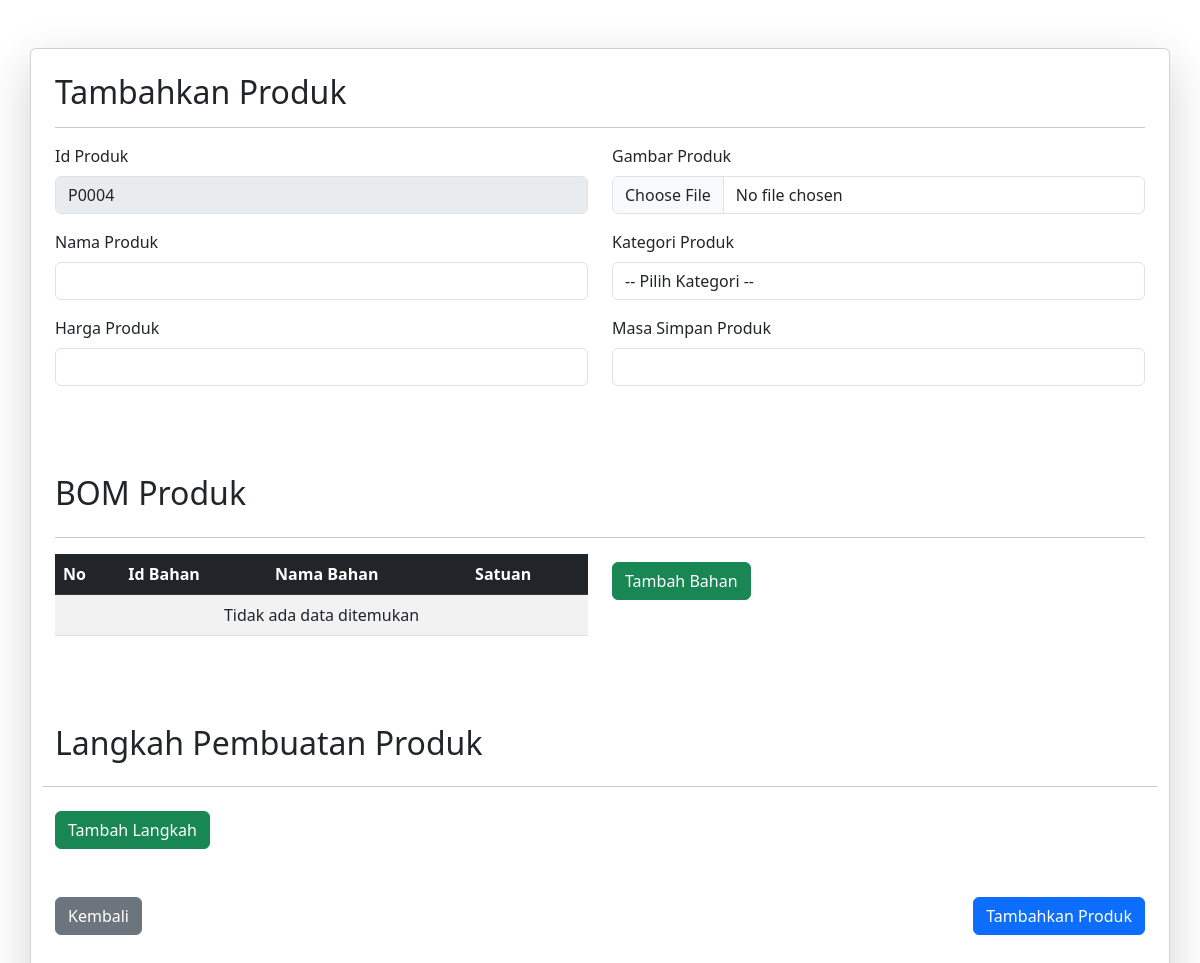
Page /Admin/product-add.php on the earlier database version.
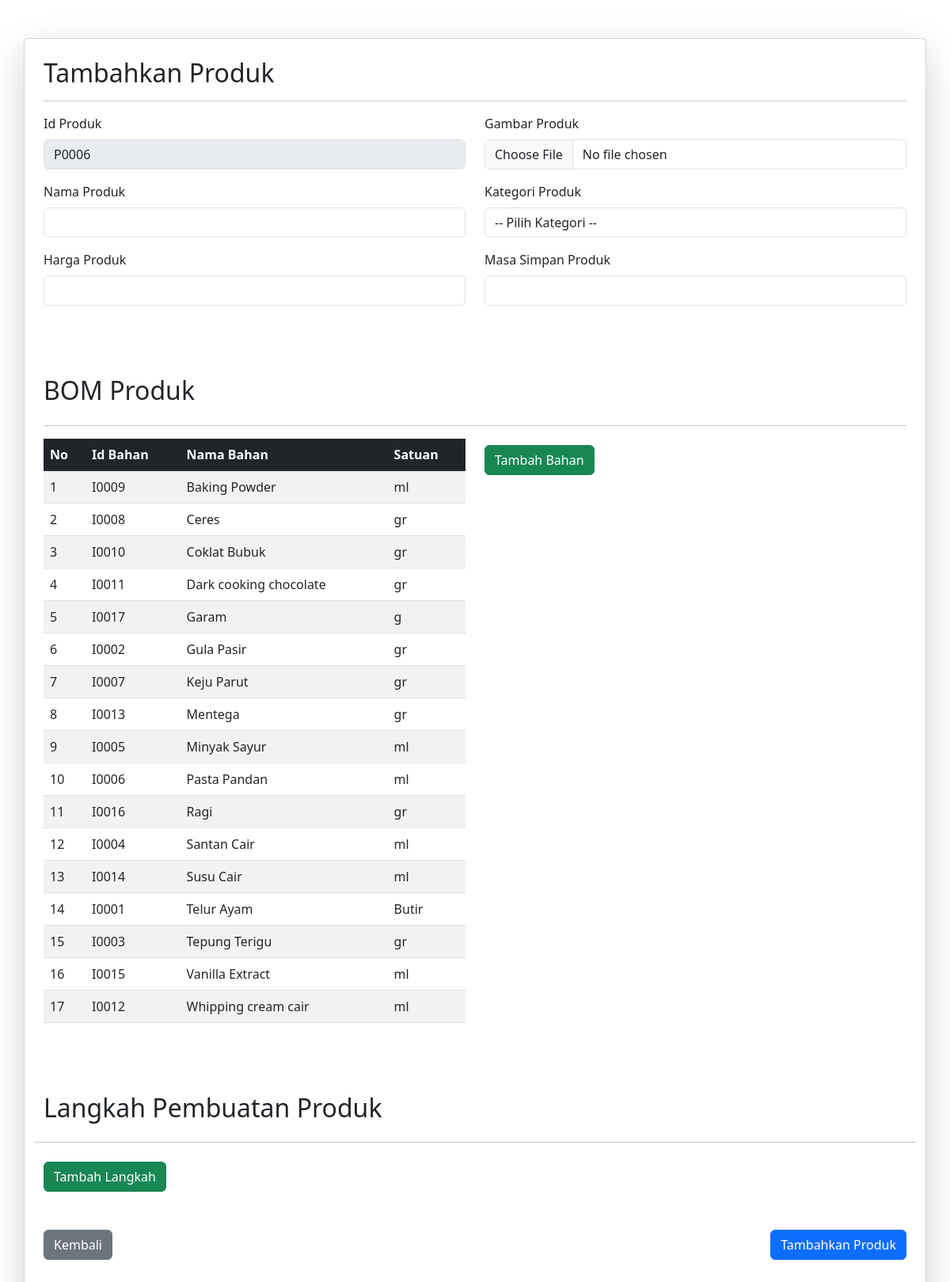
Same page on the later database version.
### config.php (called while the page is built, shortened)
<?php
    $host = "localhost";
    $user = "root";
    $pass = "";
    $db = "breadone";
    $conn = mysqli_connect($host, $user, $pass, $db);
    function query($query) {
        global $conn;
        $result = mysqli_query($conn, $query);
        $rows = [];
        while ($row = mysqli_fetch_assoc($result)) {
            $rows[] = $row;
        }
        return $rows;
    }
?>

### Admin/product-add.php (the view, shortened to what this page needs)
<?php
include "../config.php";
$ingredient = query("SELECT * FROM `bo-ingredient` ORDER BY name_ingredient ASC");
$id_product = mysqli_query($conn, "SELECT id_product FROM `bo-product` ORDER BY id_product DESC LIMIT 1");
$data = mysqli_fetch_assoc($id_product);
if ($data && isset($data['id_product'])) {
    $num = substr($data['id_product'], 1, 4);
    $add = (int) $num + 1;
} else {
    $add = 1;
}
$format = "P" . str_pad($add, 4, "0", STR_PAD_LEFT);
?>
<!DOCTYPE html>
<html lang="en">
<head>
    <link href="https://cdn.jsdelivr.net/npm/bootstrap@5.3.0/dist/css/bootstrap.min.css" rel="stylesheet">
</head>
<body>
    <div class="container mt-5 mb-5 p-0">
        <div class="row justify-content-center">
            <div class="col-md-15">
                <div class="card shadow-lg p-4">
                    <h2 class="text-left mb-0">Tambahkan Produk</h2>
                    <hr>
                    <form class="mb-5" action="" method="POST" enctype="multipart/form-data">
                        <div class="row">
                            <div class="col-md-6">
                                <div class="mb-3">
                                    <label for="id_product" class="form-label">Id Produk</label>
                                    <input type="text" class="form-control" value="<?= $format; ?>" disabled>
                                </div>
                                <div class="mb-3">
                                    <label for="name_product" class="form-label">Nama Produk</label>
                                    <input type="text" class="form-control" name="name_product" id="name_product"
                                        required>
                                </div>
                                <div class="mb-3">
                                    <label for="price_product" class="form-label">Harga Produk</label>
                                    <input type="text" class="form-control" name="price_product" id="price_product"
                                        required>
                                </div>
                            </div>
                            <div class="col-md-6">
                                <div class="mb-3">
                                    <label for="image_product" class="form-label">Gambar Produk</label>
                                    <input type="file" class="form-control" name="image_product" id="image_product"
                                        required>
                                </div>
                                <div class="mb-3">
                                    <label for="id_category" class="form-label">Kategori Produk</label>
                                    <select class="form-control" name="id_category" id="id_category" required>
                                        <option value="">-- Pilih Kategori --</option>
                                    </select>
                                </div>
                                <div class="mb-3">
                                    <label for="price_product" class="form-label">Masa Simpan Produk</label>
                                    <input type="text" class="form-control" name="life_product" id="price_product"
                                        required>
                                </div>
                            </div>
                        </div>
                        <br>
                        <br>
                        <br>
                        <h2 class="text-left mb-4">BOM Produk</h2>
                        <hr>
                        <div class="row">
                            <div class="col">
                                <div class="table-container">
                                    <div class="table-responsive">
                                        <table class="table table-hover table-striped align-middle">
                                            <thead class="table-dark">
                                                <tr>
                                                    <th>No</th>
                                                    <th>Id Bahan</th>
                                                    <th>Nama Bahan</th>
                                                    <th>Satuan</th>
                                                </tr>
                                            </thead>
                                            <tbody>
                                                <?php
                                                if (!empty($ingredient)) {
                                                    $no = 1;
                                                    foreach ($ingredient as $row) {
                                                        echo "
                                                            <tr>
                                                                <td>{$no}</td>
                                                                <td>{$row['id_ingredient']}</td>
                                                                <td>{$row['name_ingredient']}</td>
                                                                <td>{$row['unit_ingredient']}</td>
                                                            </tr>
                                                            ";
                                                        $no++;
                                                    }
                                                } else {
                                                    echo "
                                                        <tr>
                                                            <td colspan='7' class='text-center'>Tidak ada data ditemukan</td>
                                                        </tr>
                                                        ";
                                                }
                                                ?>
                                            </tbody>
                                        </table>
                                    </div>
                                </div>
                            </div>
                            <div class="col">
                                <button type="button" class="btn btn-success mt-2" onclick="addIngredientField()">Tambah
                                    Bahan</button>
                            </div>
                        </div>
                        <br>
                        <br>
                        <br>
                        <div class="row">
                            <h2 class="text-left mb-4">Langkah Pembuatan Produk</h2>
                            <hr>
                            <div class="col">
                                <button type="button" class="btn btn-success mt-2 mb-5" onclick="addStepField()">Tambah
                                    Langkah</button>
                            </div>
                            <br>
                            <br>
                            <br>
                            <div class="d-grid gap-2 d-md-flex justify-content-md-between">
                                <a href="product-index.php" class="btn btn-secondary">Kembali</a>
                                <button type="submit" class="btn btn-primary" name="submit">Tambahkan Produk</button>
                            </div>
                    </form>
                </div>
            </div>
        </div>
    </div>
</body>
</html>

Differences in the rows shown:
removed bo-product: id_product "P0004"
added bo-product: id_product "P0006"
added bo-ingredient: id_ingredient "I0009", name_ingredient "Baking Powder", unit_ingredient "ml"
added bo-ingredient: id_ingredient "I0008", name_ingredient "Ceres", unit_ingredient "gr"
added bo-ingredient: id_ingredient "I0010", name_ingredient "Coklat Bubuk", unit_ingredient "gr"
added bo-ingredient: id_ingredient "I0011", name_ingredient "Dark cooking chocolate", unit_ingredient "gr"
added bo-ingredient: id_ingredient "I0017", name_ingredient "Garam", unit_ingredient "g"
added bo-ingredient: id_ingredient "I0002", name_ingredient "Gula Pasir", unit_ingredient "gr"
added bo-ingredient: id_ingredient "I0007", name_ingredient "Keju Parut", unit_ingredient "gr"
added bo-ingredient: id_ingredient "I0013", name_ingredient "Mentega", unit_ingredient "gr"
added bo-ingredient: id_ingredient "I0005", name_ingredient "Minyak Sayur", unit_ingredient "ml"
added bo-ingredient: id_ingredient "I0006", name_ingredient "Pasta Pandan", unit_ingredient "ml"
added bo-ingredient: id_ingredient "I0016", name_ingredient "Ragi", unit_ingredient "gr"
added bo-ingredient: id_ingredient "I0004", name_ingredient "Santan Cair", unit_ingredient "ml"
added bo-ingredient: id_ingredient "I0014", name_ingredient "Susu Cair", unit_ingredient "ml"
added bo-ingredient: id_ingredient "I0001", name_ingredient "Telur Ayam", unit_ingredient "Butir"
added bo-ingredient: id_ingredient "I0003", name_ingredient "Tepung Terigu", unit_ingredient "gr"
added bo-ingredient: id_ingredient "I0015", name_ingredient "Vanilla Extract", unit_ingredient "ml"
added bo-ingredient: id_ingredient "I0012", name_ingredient "Whipping cream cair", unit_ingredient "ml"
Other differences:
text no longer shown: "Tidak ada data ditemukan"
